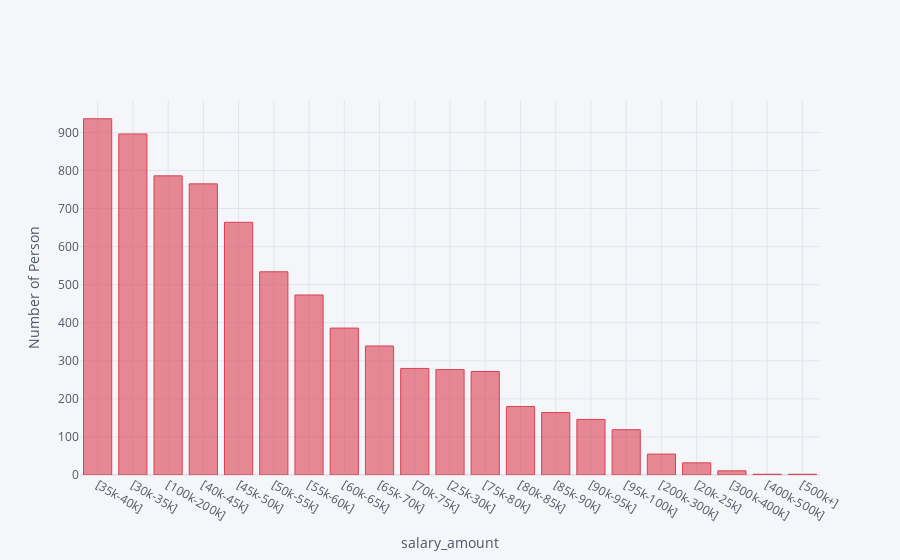

Notebook cell for this chart:
### Code cell
(df3['salary_bins']).value_counts().iplot(kind='bar',xTitle='salary_amount', yTitle='Number of Person',color='red')

### Figure 1 — Plotly figure (JSON) as saved in the notebook; plotly's stock layout.template omitted (floating-point values rounded to 4 significant figures)
{"data": [{"marker": {"color": "rgba(219, 64, 82, 0.6)", "line": {"color": "rgba(219, 64, 82, 1.0)", "width": 1}}, "name": "salary_bins", "orientation": "v", "text": "", "type": "bar", "x": ["[35k-40k]", "[30k-35k]", "[100k-200k]", "[40k-45k]", "[45k-50k]", "[50k-55k]", "[55k-60k]", "[60k-65k]", "[65k-70k]", "[70k-75k]", "[25k-30k]", "[75k-80k]", "[80k-85k]", "[85k-90k]", "[90k-95k]", "[95k-100k]", "[200k-300k]", "[20k-25k]", "[300k-400k]", "[400k-500k]", "[500k+]"], "y": [936, 896, 786, 765, 664, 534, 473, 386, 339, 280, 277, 272, 180, 164, 146, 119, 55, 32, 11, 2, 2]}], "layout": {"legend": {"bgcolor": "#F5F6F9", "font": {"color": "#4D5663"}}, "paper_bgcolor": "#F5F6F9", "plot_bgcolor": "#F5F6F9", "title": {"font": {"color": "#4D5663"}}, "xaxis": {"gridcolor": "#E1E5ED", "showgrid": true, "tickfont": {"color": "#4D5663"}, "title": {"font": {"color": "#4D5663"}, "text": "salary_amount"}, "zerolinecolor": "#E1E5ED"}, "yaxis": {"gridcolor": "#E1E5ED", "showgrid": true, "tickfont": {"color": "#4D5663"}, "title": {"font": {"color": "#4D5663"}, "text": "Number of Person"}, "zerolinecolor": "#E1E5ED"}}}
